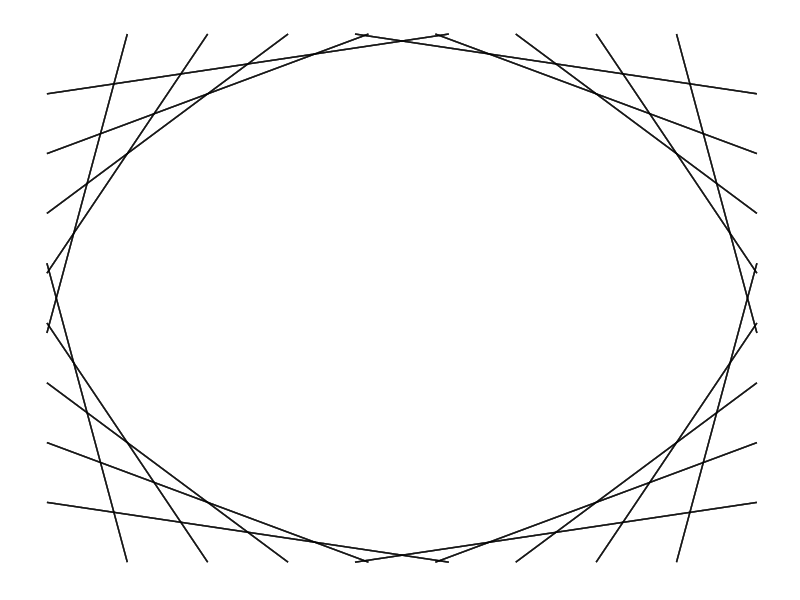
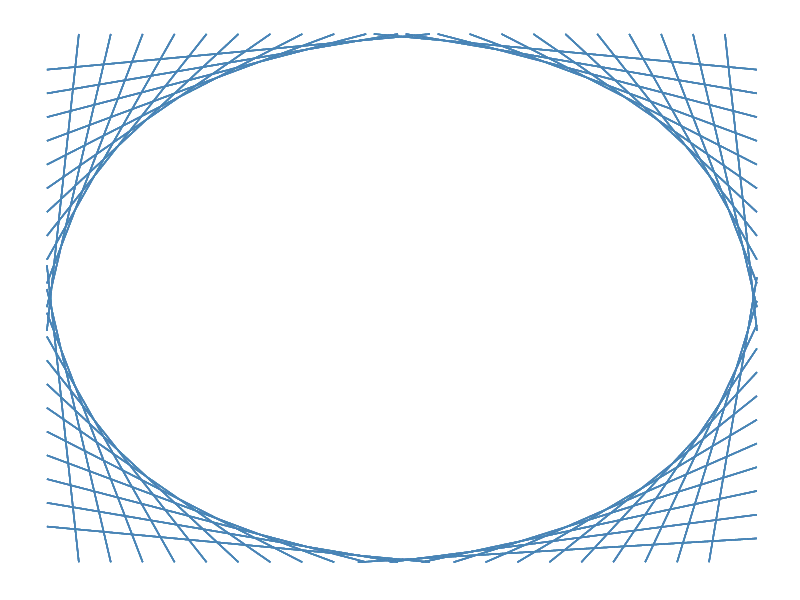
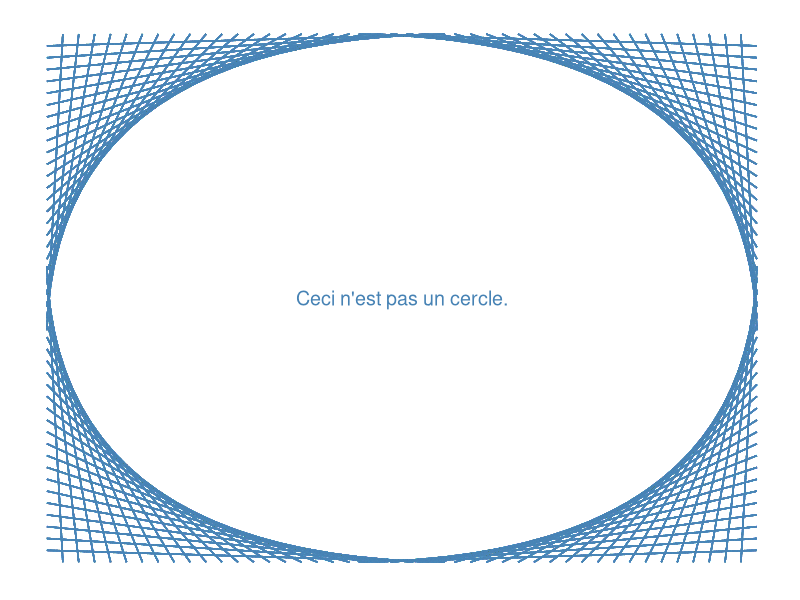

Recreate these plots in R, in order.

rm(list = ls())
library(ggplot2)

# Define a function that takes as inputs the number of sides of the polygon, 
# the color of the lines, and a "Magritte" option.

circle <- function(faces = 50, color = 'steelblue', magritte = FALSE, fontsize = 5) {
  
  # Parameters
  max = faces / 2
  shift <- (max + 1) / (3 * pi)
  
  # Raw plot
  x <- seq(0, max, 1)
  y <- x
  data <- data.frame(x, y)
  plot <- ggplot(data = data)
  
  # Add lines
  for (i in seq(1, (max / 2), 1)) {
    plot <- plot + geom_segment(x = 0, y = (max / 2) + 1 - i + shift, xend = i, yend = 0 + shift, 
                                color = color, alpha = 0.2) #bottom-left
    plot <- plot + geom_segment(x = 0, y = (max / 2) - 1 + i, xend = i, yend = max, 
                                color = color, alpha = 0.2) #top-left
    plot <- plot + geom_segment(x = (max / 2) - 1 + i - shift, y = 0 + shift, xend = max - shift, yend = i + shift, 
                                color = color, alpha = 0.2) #bottom-right
    plot <- plot + geom_segment(x = max - shift, y = (max / 2) - 1 + i , xend = max - i - shift, yend = max, 
                                color = color, alpha = 0.2) #top-right
  }
  
  # Clean layout
  plot <- plot + scale_y_continuous(limits = c(shift, max)) +
    scale_x_continuous(limits = c(0, max - shift)) +
    theme(panel.grid.major = element_line(color = "white"),
          panel.grid.minor = element_blank(),
          panel.border = element_blank()) +
    theme(axis.ticks.x = element_blank(), 
          axis.ticks.y = element_blank(), 
          axis.text.y = element_blank(), 
          axis.text.x = element_blank(), 
          axis.title.y = element_blank(),
          axis.title.x = element_blank()) +
    theme(panel.background = element_rect(fill = "white",
                                          colour = "white",
                                          size = 0.5, linetype = "solid")) 
  
  # Magritte option
  if (magritte == TRUE) {
    plot <- plot + annotate("text", x = ((max - shift) / 2), y = shift + ((max - shift) / 2), label = "Ceci n'est pas un cercle.", 
           size = fontsize, color = color)
  }
  
  plot
  
}

# A black icosagon:
circle(faces = 20, color = 'black', magritte = FALSE)

# A steelblue pentacontagon:
circle(faces = 50, color = 'steelblue', magritte = FALSE)

# A steelblue hectogon with the Magritte option on:
circle(faces = 100, color = 'steelblue', magritte = TRUE, fontsize = 5)
